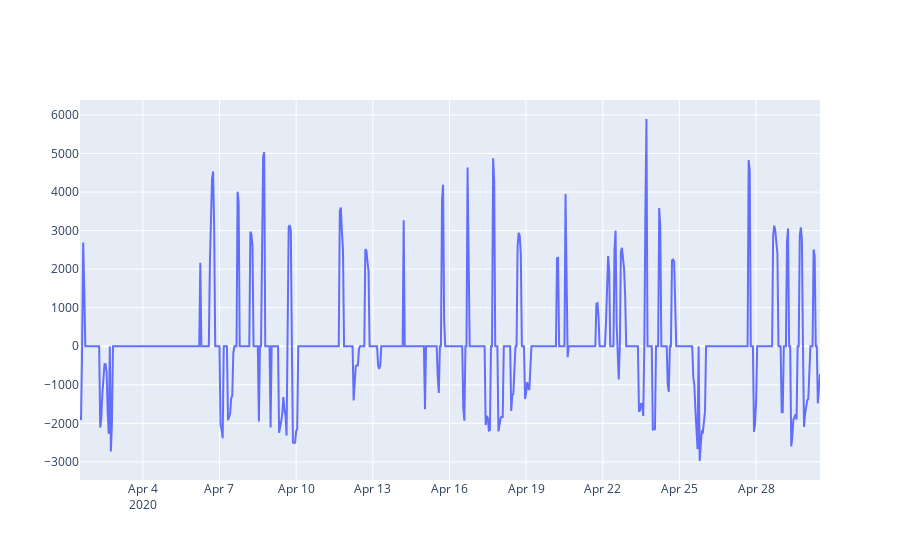

Source (notebook cell):
### Code cell
fig = go.Figure()

fig.add_trace(go.Scatter(x=trading_data.index, y=trading_data["price_flow"],
                    mode='lines',
                    name='flow_money'))

### Figure 1 — Plotly figure (JSON) as saved in the notebook; plotly's stock layout.template omitted (floating-point values rounded to 4 significant figures; data arrays with more than 128 entries replaced by an {"elided": "..."} marker saying what was removed)
{"data": [{"mode": "lines", "name": "flow_money", "type": "scatter", "x": {"elided": "696 str values"}, "y": {"elided": "696 float values"}}], "layout": {}}
